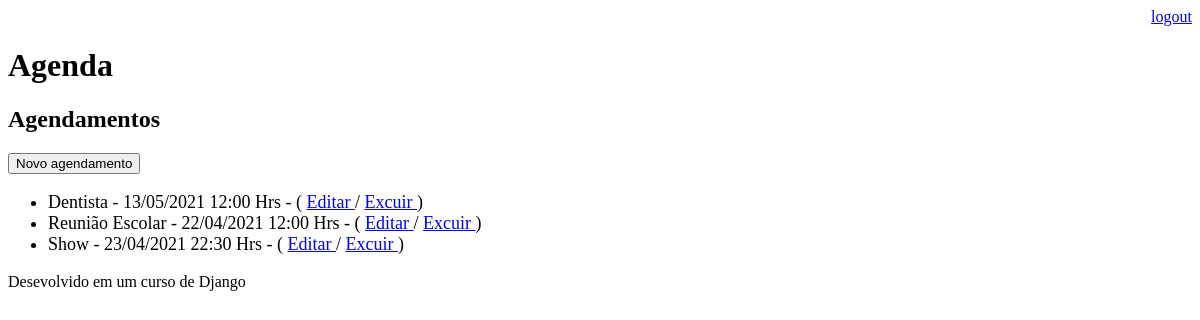
Page /agenda/ (signed in) on the earlier database version.
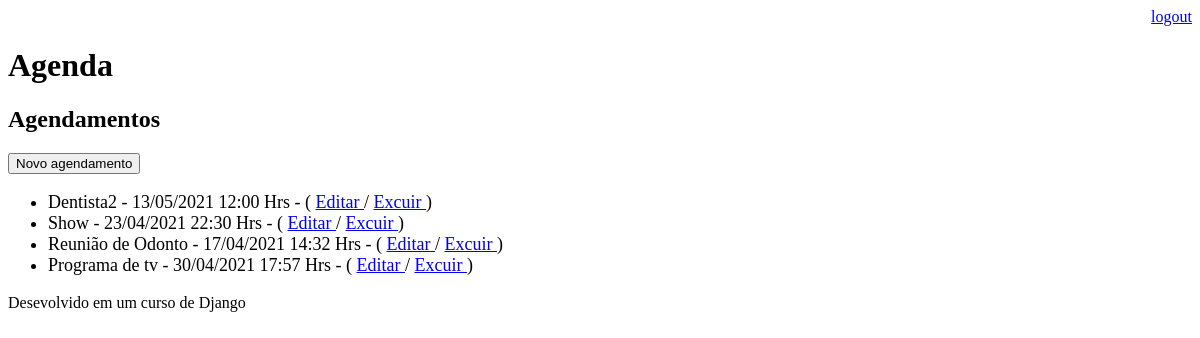
Same page on the later database version.
### core/models.py (models this page shows, shortened)
class Evento(models.Model):
    titulo = models.CharField(max_length=100)
    descricao = models.TextField(blank=True, null=True)
    data_evento = models.DateTimeField(verbose_name='Data do Evento')
    data_criacao = models.DateTimeField(auto_now=True)
    usuario = models.ForeignKey(User, on_delete=models.CASCADE)
    class Meta:
        db_table = 'evento'
    def get_data_evento(self):
        return self.data_evento.strftime('%d/%m/%Y %H:%M Hrs')
    def get_evento_atrasado(self):
        if self.data_evento < datetime.now():
            return True
        else:
            return False

### core/views.py (the view)
# urls.py: path('agenda/', views.lista_eventos),
@login_required(login_url='/login/')
def lista_eventos(request):
    usuario = request.user
    data_atual = datetime.now() - timedelta(hours=1)
    evento = Evento.objects.filter(usuario=usuario,
                                    data_evento__gt=data_atual)
    dados = {'eventos':evento}
    return render(request , 'agenda.html', dados)

### templates/agenda.html
{% extends "model-page.html" %}
{% block content %}
    <h2>Agendamentos
    </h2>
    <a href="evento/">
        <button>Novo agendamento</button>
    </a>
    <ul style="font-size: 18px;">
        {% for evento in eventos %}
        <div style={% if evento.get_evento_atrasado %} "color:red;" {% endif %}>
            <li>{{ evento.titulo }} - {{ evento.get_data_evento }}  -  ( <a href="evento/?id={{ evento.id }}"> Editar </a>/ <a href="evento/delete/{{ evento.id }}/"> Excuir </a>)</li>
        </div>
        {% endfor %}
    </ul>
{% endblock %}

### templates/model-page.html
<!DOCTYPE html>
<html lang="pt-br">
<head>
    {% include "model-header.html" %}
</head>
<body>
    {% block content %} {% endblock %}
    {% include "model-footer.html" %}
</body>
</html>

### templates/model-header.html (shortened to what this page needs)
    <div align="right">
            <a href="/logout" style="font-size: 16px;">logout</a>
    </div>
        <h1>Agenda</h1>

### templates/model-footer.html
<footer>
    <p>Desevolvido em um curso de Django</p>
</footer>

Differences in the rows shown:
removed Evento: titulo "Reunião Escolar", get_data_evento "22/04/2021 12:00 Hrs"
changed Evento: titulo "Dentista" → "Dentista2"
added Evento: titulo "Reunião de Odonto", get_data_evento "17/04/2021 14:32 Hrs"
added Evento: titulo "Programa de tv", get_data_evento "30/04/2021 17:57 Hrs"
